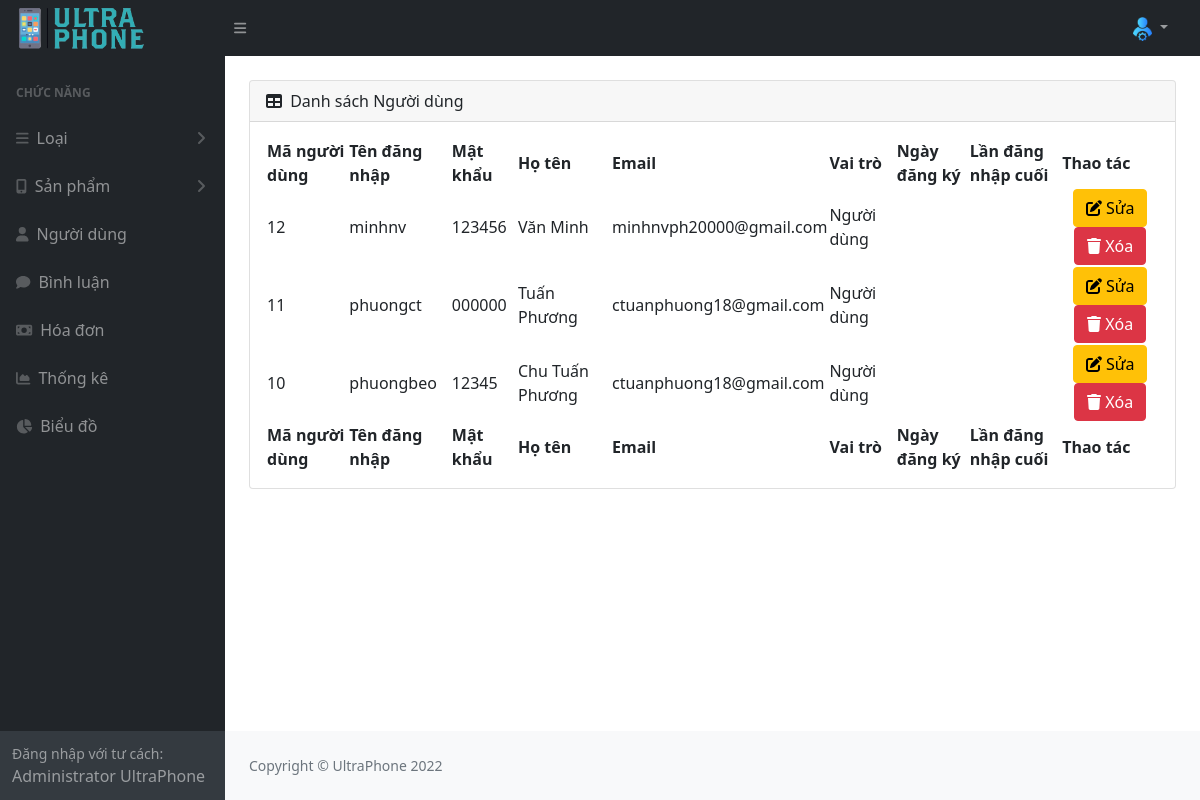
/admin/index.php?act=listuser, run on an earlier commit of the app's database.
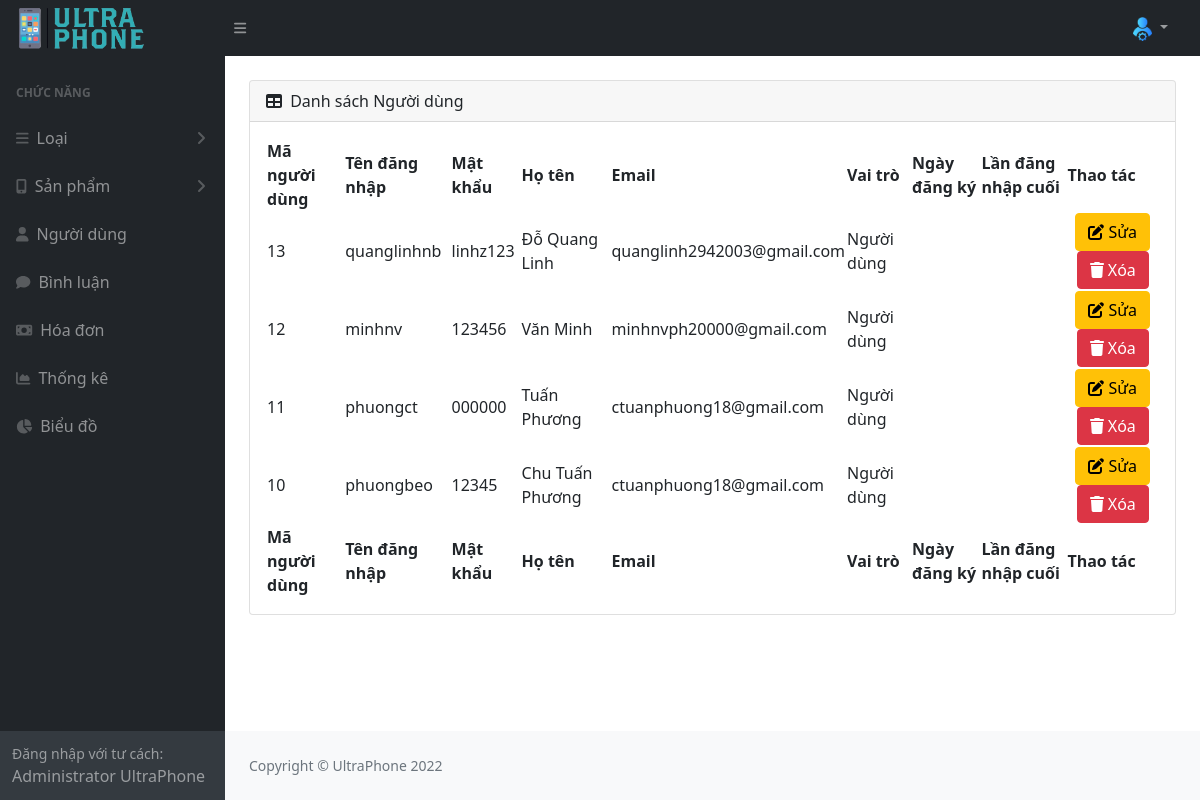
And on a later commit of the database.
### tables this page shows
CREATE TABLE `user` (
  `id_user` int(11) NOT NULL,
  `user_name` varchar(50) NOT NULL,
  `password` varchar(50) NOT NULL,
  `full_name` varchar(255) NOT NULL,
  `sex` tinyint(4) NOT NULL DEFAULT 0,
  `email_user` varchar(255) NOT NULL,
  `address` varchar(255) NOT NULL,
  `phone_user` varchar(25) NOT NULL,
  `img_user` varchar(255) NOT NULL,
  `register_date` date DEFAULT NULL,
  `last_login` date DEFAULT NULL,
  `role` tinyint(1) NOT NULL DEFAULT 0
);

### admin/model/pdo.php (called while the page is built, shortened)
<?php
function pdo_get_connection(){
    $dburl = "mysql:host=127.0.0.1;dbname=ultraphone;charset=utf8";
    $username = 'root';
    $password = '';
    $conn = new PDO($dburl, $username, $password);
    $conn->setAttribute(PDO::ATTR_ERRMODE, PDO::ERRMODE_EXCEPTION);
    return $conn;
}
function pdo_query($sql){
    $sql_args = array_slice(func_get_args(), 1);
    try{
        $conn = pdo_get_connection();
        $stmt = $conn->prepare($sql);
        $stmt->execute($sql_args);
        $rows = $stmt->fetchAll();
        return $rows;
    }
    catch(PDOException $e){
        throw $e;
    }
    finally{
        unset($conn);
    }
}

### admin/model/nguoidung.php (called while the page is built, shortened)
<?php
function loadall_user()
{
    $sql = "SELECT * FROM user ORDER BY id_user DESC";
    $listuser = pdo_query($sql);
    return $listuser;
}

### admin/view/nguoidung/list.php (the view)
<div id="layoutSidenav_content">
    <div class="container-fluid px-4">
        <div class="card mb-4 mt-4">
            <div class="card-header">
                <i class="fas fa-table me-1"></i>
                Danh sách Người dùng
            </div>
            <div class="card-body">
                <table id="datatablesSimple">
                    <thead>
                        <tr>
                            <th>Mã người dùng</th>
                            <th>Tên đăng nhập</th>
                            <th>Mật khẩu</th>
                            <th>Họ tên</th>
                            <th>Email</th>
                            <th>Vai trò</th>
                            <th>Ngày đăng ký</th>
                            <th>Lần đăng nhập cuối</th>
                            <th>Thao tác</th>
                        </tr>
                    </thead>
                    <tfoot>
                    <tr>
                            <th>Mã người dùng</th>
                            <th>Tên đăng nhập</th>
                            <th>Mật khẩu</th>
                            <th>Họ tên</th>
                            <th>Email</th>
                            <th>Vai trò</th>
                            <th>Ngày đăng ký</th>
                            <th>Lần đăng nhập cuối</th>
                            <th>Thao tác</th>
                        </tr>
                    </tfoot>
                    <tbody>
                        <?php foreach ($listuser as $user) : ?>
                             <tr>
                                    <td><?= $user['id_user'] ?></td>
                                    <td><?= $user['user_name'] ?></td>
                                    <td><?= $user['password'] ?></td>
                                    <td><?= $user['full_name'] ?></td>
                                    <td><?= $user['email_user'] ?></td>
                                    <td><?php if($user['role'] == 1) {
                                        echo "Admin";
                                    } else {
                                        echo "Người dùng";
                                    } ?></td>
                                    <td><?= $user['register_date'] ?></td>
                                    <td><?= $user['last_login'] ?></td>
                                    <td class="text-center">
                                        <a href="./index.php?act=edituser&id_user=<?= $user['id_user'] ?>" class="btn btn-warning"><i class="fa-solid fa-pen-to-square"></i> Sửa</a>
                                        <a href="./index.php?act=removeuser&id_user=<?= $user['id_user'] ?>" class="btn btn-danger" onclick="return confirm('Bạn có chắc chắn muốn xóa không?')"><i class="fa-solid fa-trash"></i> Xóa</a>
                                    </td>
                                </tr>
                     <?php endforeach ?>
                    </tbody>
                </table>
            </div>
        </div>
    </div>

What changed in the data, as far as the page shows it:
added user: id_user "13", user_name "quanglinhnb", password "linhz123", full_name "Đỗ Quang Linh", email_user "quanglinh2942003@gmail.com", role "Người dùng"
